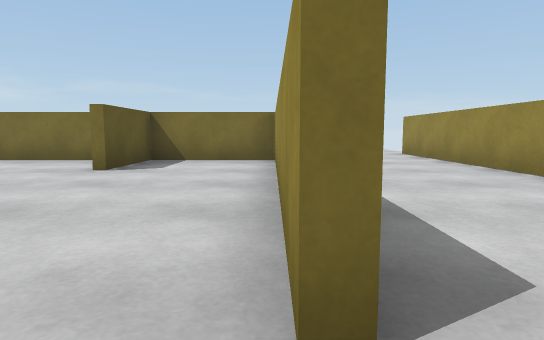
view 1 (above)

14 first-person views from a walk through a 3-D level made in the Unity game engine. The camera is 0.58 m above the floor, tilts 6° down and sees 75° across. The floor is counted in squares, 1 m on a side. Each view is taken from the middle of a square. On the plan, view 1 faces up. The plan holds only what a view shows up to about 10 squares ahead; the rest is blank.

view 2
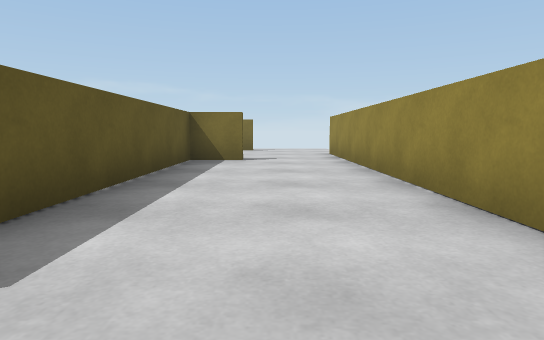

view 3
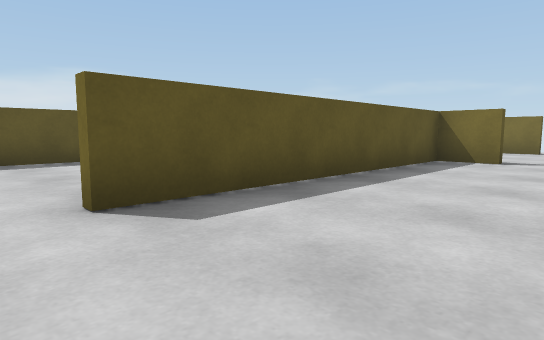

view 4
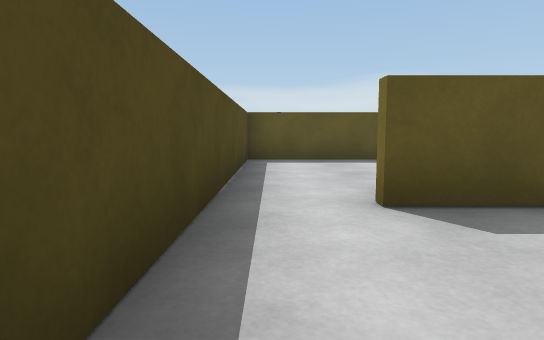

view 5
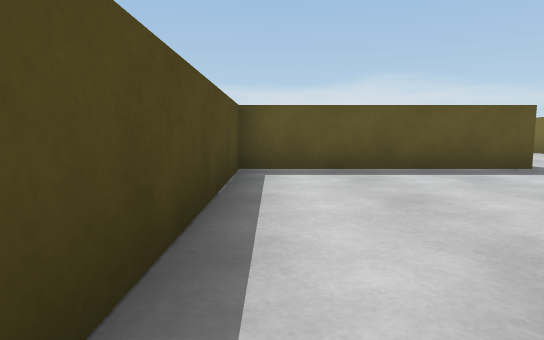

view 6
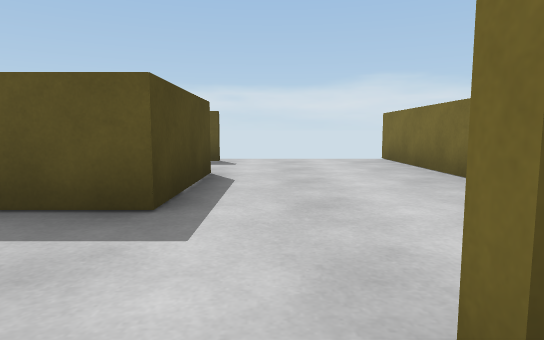

view 7
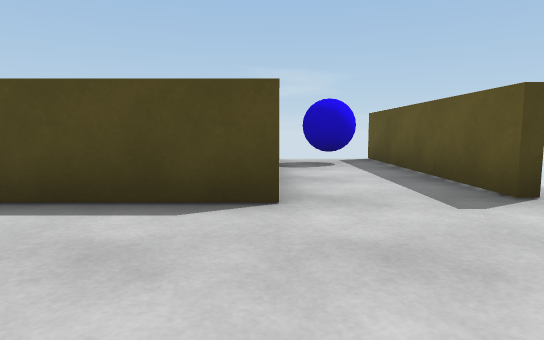

view 8
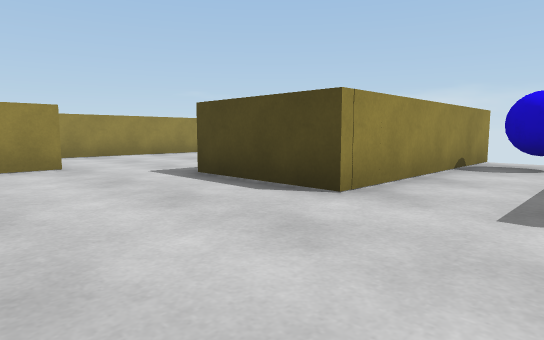

view 9
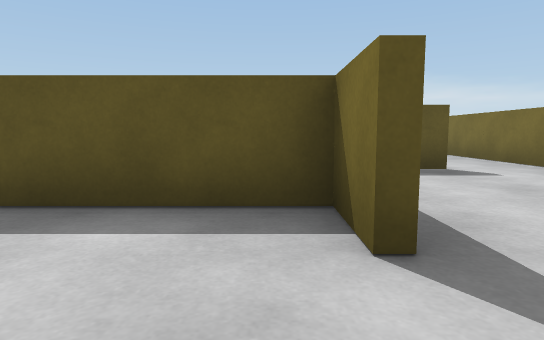

view 10
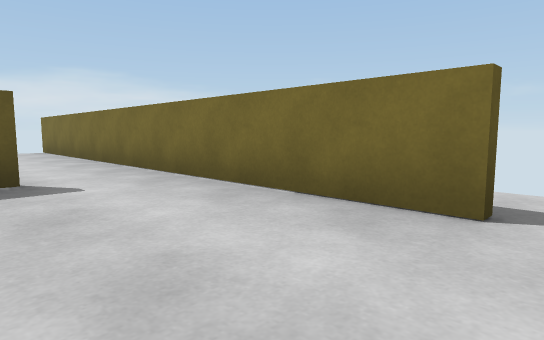

view 11
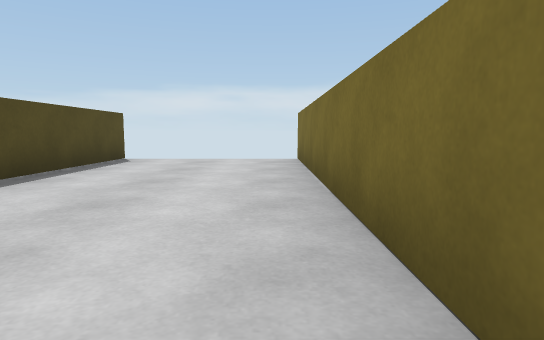

view 12
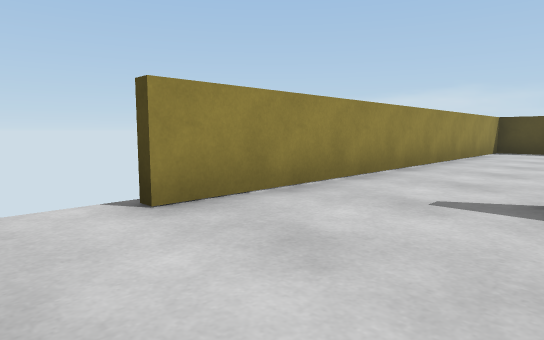

view 13
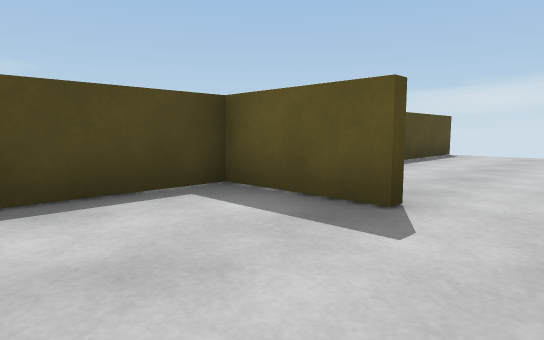

view 14
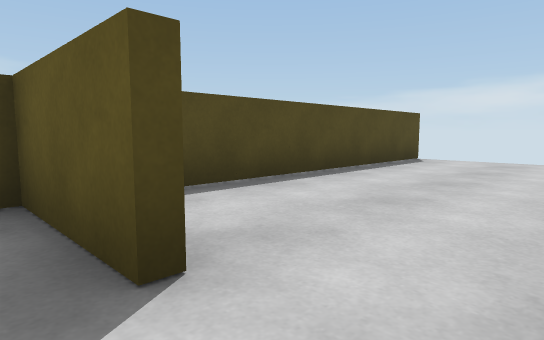

### Floor plan
Points are (right, up) in squares from view 1. A wall is a line through its corners. A room is listed if a view was taken in it or the views show most of it. See-through windows are left out.
Room 1 (views 1, 2, 3, 4, 5, 9, 10, 11, 12, 13, 14)
walls: (-2.5, 9.8) (-2.5, 7.7) (-0.4, 7.7); (1.5, 7.5) (0.3, 7.5) (0.3, 0.8); (1.5, 11.6) (-10, 11.6); (-10, 7.7) (-3.9, 7.7); (-0.6, -0.5) (3.6, -0.5) (3.6, 9.8)
ways out: opening at (0, 0) to room 2
Room 2 (views 6, 7, 8)
walls: (-2.8, 5.4) (-2.8, 6.2); (-3.8, 7.5) (-10, 7.5); (-9.2, 4) (-9.2, -1); (0.1, 0.8) (0.1, 5.9); (0.1, 7.5) (-2.5, 7.5) (-2.5, 5.4); (-7.1, -1) (-7.1, 4.1) (-4.6, 4.1) (-4.6, -0.5) (-0.6, -0.5)
ways out: opening at (0, 0) to room 1
objects: blue ball (-8, 0)

Where each view was taken, in squares from view 1:
view 1: 0 up, 0 right, facing up
view 2: 0 up, 2 right, facing up
view 3: 0 up, 3 right, facing up-left
view 4: 0 up, 3 right, facing left
view 5: 0 up, 1 right, facing left
view 6: 5 up, 2 left, facing left
view 7: 7 up, 7 left, facing down
view 8: 7 up, 9 left, facing down-right
view 9: 7 up, 3 right, facing left
view 10: 9 up, 2 right, facing up-left
view 11: 11 up, 2 left, facing left
view 12: 11 up, 1 right, facing down-right
view 13: 11 up, 0 right, facing down-left
view 14: 11 up, 2 left, facing down-left
